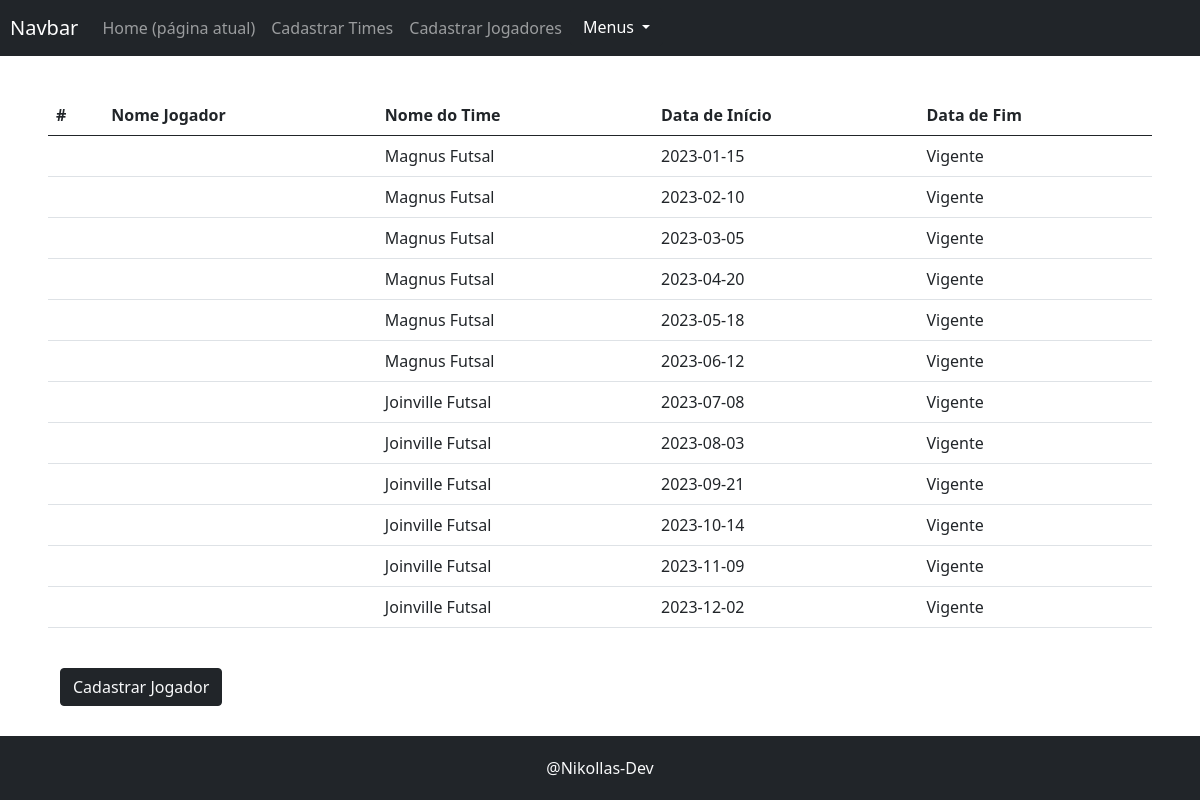
/campeonato/src/public/controles/exibir_jogadores.php, run on the app's committed database.
### tables this page shows
CREATE TABLE IF NOT EXISTS  Contrato (
    id INT AUTO_INCREMENT PRIMARY KEY,
    dt_inicio DATE NOT NULL,
    dt_fim DATE,
    id_jogador INT,
    id_time INT,
    FOREIGN KEY (id_jogador) REFERENCES Jogador(id),
    FOREIGN KEY (id_time) REFERENCES Time(id)
);

### campeonato/src/public/configuracoes/config.php (called while the page is built, shortened)
<?php
   function carregarInterface($interface, $dados = []){
        $caminhoArquivo = INTERFACES . "/" . $interface. ".php";
        require_once($caminhoArquivo);
    }
?>

### campeonato/src/public/controles/exibir_jogadores.php (called while the page is built)
<?php
    include('../configuracoes/config.php');
    $jogadores_contrato = [];
    $contratos = Contrato::obterTodosRegistros();
    foreach ($contratos as $indice => $contrato){
        $jogador = Jogador::obterRegistroUnico(['id'=>$contrato->id_jogador]);
        $time = Time::obterRegistroUnico(['id'=>$contrato->id_time]);
        array_push($jogadores_contrato, ['id' => $jogador->id, 'id_contrato' => $contrato->id,
            'nome' => $jogador->nome ." ".$jogador->sobrenome,
            'id_time' => $time->id,
            'time' => $time->nome,
            'dt_inicio' => $contrato->dt_inicio,
            'dt_fim' => $contrato->dt_fim,
            ]);
    }
    carregarInterface('exibir_jogadores', ['jogadores' => $jogadores_contrato]);
?>

### campeonato/src/public/modelos/Banco.php (called while the page is built, shortened)
<?php
    class Banco{
        public static function conectarAoBanco(){
            $caminho = dirname(realpath('../modelos/'))."/env.ini";
            $configuracoes = parse_ini_file($caminho);
            $sql_conn = new mysqli($configuracoes['host'],$configuracoes['username'], $configuracoes['password'], $configuracoes['dbname']);
            return $sql_conn;
        }
        public static function obterResultadoDoSql($sql){
            try {
                $sql_conn = static::conectarAoBanco();
                $resultado = $sql_conn->query($sql);
                return $resultado;
            } catch (Exception $excp) {
                return $excp->getMessage();
            }
        }
    }
?>

### campeonato/src/public/modelos/Modelo.php (called while the page is built, shortened)
<?php
    class Modelo {
        protected static $nome_tabela = '';
        public static function obterTodosRegistros($colunas = "*"){
            $obejtos = [];
            $filtros = [];
            $resultado = static::obterDeUmSelect($filtros, $colunas);
            if($resultado){
                while($linha = $resultado->fetch_assoc()){
                    array_push($obejtos, new $class($linha));
                }
            }
            return $obejtos;
        }
        public static function obterDeUmSelect($filtros = [], $colunas = "*"){
            $sql = "SELECT ";
            if($colunas === "*"){
                $sql .= $colunas;
            }else{
                foreach($colunas as $col){
                    $sql .= $col.",";
                }
                $sql[strlen($sql) - 1] = " ";
            }
            $sql .= " FROM ". static::$nome_tabela;
            if($filtros){
                $sql.= static::formatarFiltros($filtros);
            }
            $resultados = Banco::obterResultadoDoSql($sql);
            return $resultados;
        }
        public static function formatarFiltros($filtros){
            $filtro_formatado = " WHERE ";
            $contador = 0;
            foreach($filtros as $chave => $valor){
                if($contador == 0){
                    $filtro_formatado .= $chave . "=" . static::formatarValor($valor);
                }else{
                    $filtro_formatado .= " AND ".$chave . "=" . static::formatarValor($valor);
                }
                $contador++;
            }
            return $filtro_formatado;
        }
        public static function formatarValor($valor){
            return $valor;
        }
    }
?>

### campeonato/src/public/interfaces/exibir_jogadores.php (the view)
<?php require('componentes/cabecalho.php') ?>
    <div class="row col-12 table-responsive">
        <table class="table">
            <thead>
                <tr>
                    <th scope="col">#</th>
                    <th scope="col">Nome Jogador</th>
                    <th scope="col">Nome do Time</th>
                    <th scope="col">Data de Início</th>
                    <th scope="col">Data de Fim</th>
                </tr>
            </thead>
            <tbody>
                <?php foreach($jogadores as $arr => $jogador): ?>
                    <tr>
                        <th scope="row"><?= $jogador['id']?></th>
                        <td><?= $jogador['nome'] ?></td>
                        <td><?= $jogador['time'] ?></td>
                        <td><?= $jogador['dt_inicio']?></td>
                        <td><?= isset($jogador['dt_fim'])?$jogador['dt_fim']:"Vigente"?></td>
                    </tr>
                <?php endforeach; ?>
            </tbody>
        </table>
        <div class="col-12 mt-4">
            <button type="button" class="btn btn-dark"><a style="text-decoration: none;" class="text-light" href="../controles/cadastrar_jogadores.php" target="_blank">Cadastrar Jogador</a></button>
        </div>
    </div>
<?php require('componentes/rodape.php') ?>

### campeonato/src/public/interfaces/componentes/cabecalho.php (shortened to what this page needs)
<!DOCTYPE html>
<html lang="en">
<head>
    <link rel="stylesheet" href="../css/style.css">
    <link href="https://cdn.jsdelivr.net/npm/bootstrap@5.0.2/dist/css/bootstrap.min.css" rel="stylesheet">
</head>
<body>
    <header class="header">
        <nav class="navbar navbar-expand-lg navbar-dark bg-dark">
                <a class="navbar-brand" href="#">Navbar</a>
            <div class="collapse navbar-collapse" id="navbarScroll">
                <ul class="navbar-nav  navbar-nav-scroll">
                    <li class="nav-item">
                        <a class="nav-link" href="#">Home <span class="sr-only">(página atual)</span></a>
                    </li>
                    <li class="nav-item">
                        <a class="nav-link" href="../controles/cadastrar_times.php">Cadastrar Times</a>
                    </li>
                    <li class="nav-item">
                        <a class="nav-link" href="../controles/cadastrar_jogadores.php">Cadastrar Jogadores</a>
                    </li>
                    <li class="nav-item dropdown">
                        <button class="btn btn-dark btt-sm dropdown-toggle" data-bs-toggle="dropdown" aria-expanded="false">
                            Menus
                        </button>
                    </li>
                </ul>
            </div>
        </nav>
    </header>
    <main class="content d-flex align-items-center justify-content-center px-5">

### campeonato/src/public/interfaces/componentes/rodape.php
</main>
<footer class="footer bg-dark text-light d-flex align-items-center">
        <div class="container d-flex justify-content-center">
            <a>@Nikollas-Dev</a>
        </div>
    </footer>
</body>
</html>

### campeonato/src/public/css/style.css (style rules this page uses)
body { display: grid; grid-template-columns:1fr; grid-template-rows: 64px 1fr 64px; grid-template-areas: "header" "content" "footer" ; height: 100vh; margin: 0; }
header.header { grid-area: header; }
.navbar { padding: 10px; }
main.content { grid-area: content; }
footer.footer { grid-area: footer; background-color: blueviolet; }

### data on the page
contrato: time "Magnus Futsal", dt_inicio "2023-02-10", shows "Vigente"
contrato: time "Magnus Futsal", dt_inicio "2023-03-05", shows "Vigente"
contrato: time "Magnus Futsal", dt_inicio "2023-04-20", shows "Vigente"
contrato: time "Magnus Futsal", dt_inicio "2023-05-18", shows "Vigente"
contrato: time "Magnus Futsal", dt_inicio "2023-06-12", shows "Vigente"
contrato: time "Joinville Futsal", dt_inicio "2023-07-08", shows "Vigente"
contrato: time "Joinville Futsal", dt_inicio "2023-08-03", shows "Vigente"
contrato: time "Joinville Futsal", dt_inicio "2023-09-21", shows "Vigente"
contrato: time "Joinville Futsal", dt_inicio "2023-10-14", shows "Vigente"
contrato: time "Joinville Futsal", dt_inicio "2023-11-09", shows "Vigente"
contrato: time "Joinville Futsal", dt_inicio "2023-12-02", shows "Vigente"

### other printed values
$jogador['time'] "Magnus Futsal"
$jogador['dt_inicio'] "2023-01-15"
